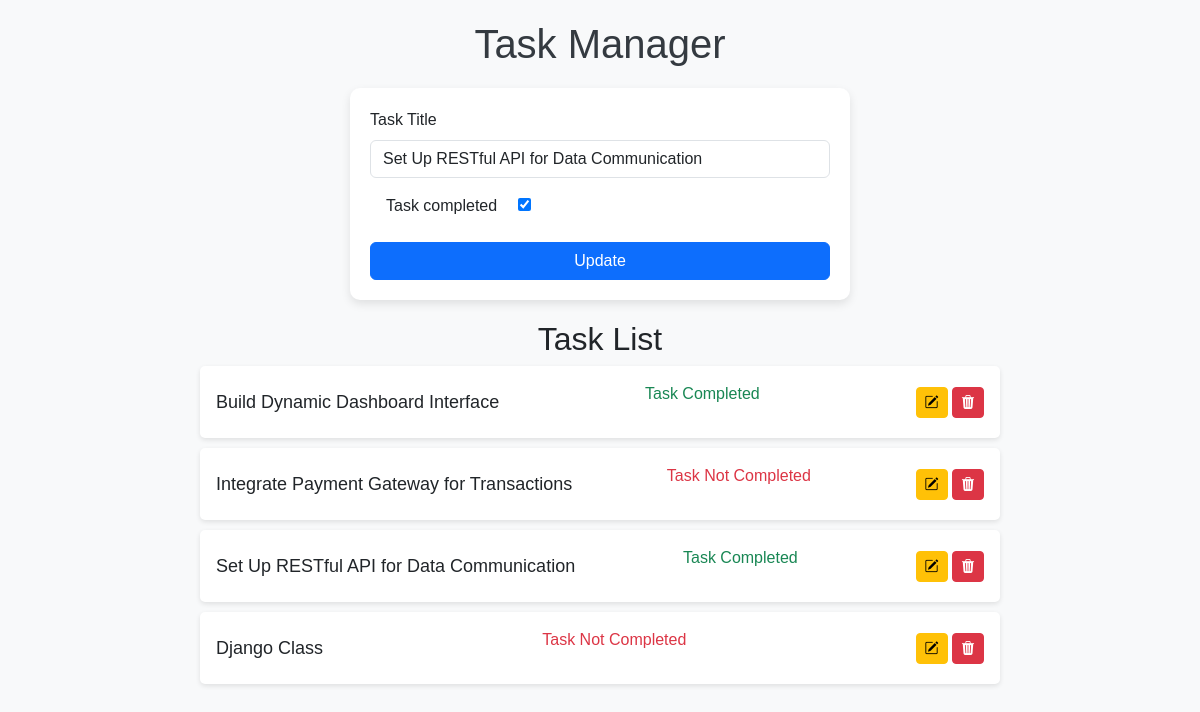
Page /24/ on the committed database.
### tasks/models.py (models this page shows, shortened)
class Task(models.Model):
    title=models.CharField(max_length=100)
    completed = models.BooleanField(default=False)
    created = models.DateTimeField(auto_now_add=True)

### tasks/views.py (the view)
# urls.py: path('',index,name=''),
def index(request, pk=None ):
    tasks = Task.objects.all()
    form = Taskform()
    update_mode = False
    if pk:
        task =Task.objects.get(id=pk)
        form = Taskform(instance=task)
        update_mode = True
        if request.method == 'POST':
            form = Taskform(request.POST, instance=task)
            if form.is_valid():
                form.save()
                return redirect('/')
    elif request.method == 'POST':
        form = Taskform(request.POST)
        if form.is_valid():
            form.save()
            return redirect('/')
    context = {'tasks': tasks,'form': form,'update_mode': update_mode,}
    return render(request, 'index.html', context)

### tasks/forms.py
class Taskform(forms.ModelForm):
    title = forms.CharField(
        widget=forms.TextInput(attrs={
            'class': 'form-control',  # Bootstrap class for input fields
            'placeholder': 'Add new task'  # Placeholder text
        })
    )
    class Meta:
        model = Task
        fields = '__all__'
        widgets = {
            'other_field_name': forms.TextInput(attrs={'class': 'form-control'}),  # Add for other fields if needed
        }

### tasks/templates/index.html (shortened to what this page needs)
<!DOCTYPE html>
<html lang="en">
<head>
    <link href="https://cdn.jsdelivr.net/npm/bootstrap@5.3.0/dist/css/bootstrap.min.css" rel="stylesheet">
    <link rel="stylesheet" href="https://cdn.jsdelivr.net/npm/bootstrap-icons@1.11.3/font/bootstrap-icons.min.css">
</head>
<body>
    <h1>Task Manager</h1>
    <div class="task-form">
        <form action="" method="POST">
            <div class="mb-3">
                <label for="taskTitle" class="form-label">Task Title</label>
                    {{form.title}}
                <label for="taskcompleted" class="form-label mt-3 mx-3">Task completed</label>
                    {{form.completed}}
            </div>
            <button type="submit" class="btn btn-primary w-100">{{ update_mode|yesno:"Update,Add Task" }}</button>
        </form>
    </div>
    <div class="task-list">
        <h2 class="text-center">Task List</h2>
        {% for task in tasks %}
        <div class="task-item p-3">
            <h3>{{ task.title }}</h3>
            <div id="completed">
                <p>
                    {% if task.completed %}
                    <span class="text-success">Task Completed</span>
                    {% else %}
                    <span class="text-danger">Task Not Completed</span>
                    {% endif %}
                </p>
            </div>
            <div>
                <a href="{% url 'update' task.id %}" class="btn btn-sm btn-warning"><i class="bi bi-pencil-square"></i> </a>
                <button class="btn btn-sm btn-danger" onclick="showDeleteConfirmation('{{ task.id }}', '{{ task.title }}')"><i class="bi bi-trash3-fill"></i></button>
            </div>
        </div>
        {% endfor %}
    </div>
</body>
</html>

### tasks/templates/index.html (style rules this page uses)
body { background-color: #f8f9fa; font-family: Arial, sans-serif; }
h1 { color: #343a40; text-align: center; margin-top: 20px; }
.task-form { max-width: 500px; margin: 20px auto; background: #ffffff; padding: 20px; border-radius: 10px; box-shadow: 0px 4px 10px rgba(0, 0, 0, 0.1); }
.task-list { max-width: 800px; margin: 20px auto; }
.task-item { background: #ffffff; margin-bottom: 10px; padding: 10px 15px; border-radius: 5px; box-shadow: 0px 2px 5px rgba(0, 0, 0, 0.1); display: flex; justify-content: space-between; align-items: center; }
.task-item h3 { margin: 0; font-size: 18px; }
.task-item a { margin-left: 10px; }

### rows in the picture
Task: title "Set Up RESTful API for Data Communication", completed "☑", shows "Task Completed"
Task: title "Build Dynamic Dashboard Interface", completed "Task Completed"
Task: title "Integrate Payment Gateway for Transactions", completed "Task Not Completed"
Task: title "Django Class", completed "Task Not Completed"

### other values in the picture
{{ update_mode|yesno:"Update,Add Task" }} "Update"
